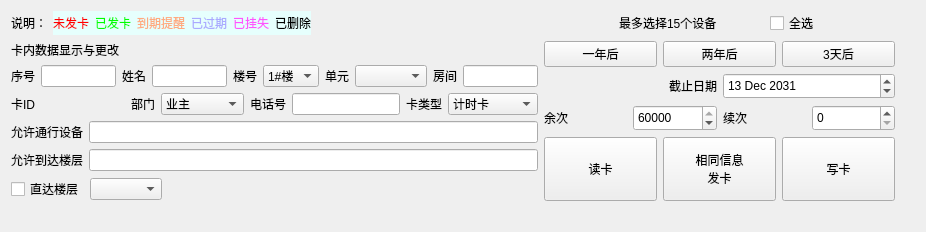
                <widget class="QWidget" name="three_2" native="true">
                 <layout class="QVBoxLayout" name="verticalLayout_25" stretch="1,100">
                  <item>
                   <layout class="QHBoxLayout" name="horizontalLayout_57">
                    <item>
                     <widget class="QLabel" name="label_151">
                      <property name="sizePolicy">
                       <sizepolicy hsizetype="Fixed" vsizetype="Fixed">
                        <horstretch>0</horstretch>
                        <verstretch>0</verstretch>
                       </sizepolicy>
                      </property>
                      <property name="text">
                       <string>说明：</string>
                      </property>
                     </widget>
                    </item>
                    <item>
                     <widget class="QWidget" name="horizontalWidget_2" native="true">
                      <property name="styleSheet">
                       <string notr="true">background-color: rgb(230, 255, 253);
</string>
                      </property>
                      <layout class="QHBoxLayout" name="horizontalLayout_2">
                       <property name="leftMargin">
                        <number>0</number>
                       </property>
                       <property name="topMargin">
                        <number>0</number>
                       </property>
                       <property name="rightMargin">
                        <number>0</number>
                       </property>
                       <property name="bottomMargin">
                        <number>0</number>
                       </property>
                       <item>
                        <widget class="QLabel" name="label_4">
                         <property name="styleSheet">
                          <string notr="true">background-color: rgb(230, 255, 253);
color: rgb(255, 0, 0);</string>
                         </property>
                         <property name="text">
                          <string>未发卡</string>
                         </property>
                        </widget>
                       </item>
                       <item>
                        <widget class="QLabel" name="label_7">
                         <property name="styleSheet">
                          <string notr="true">background-color: rgb(230, 255, 253);
color: rgb(0, 255, 0);</string>
                         </property>
                         <property name="text">
                          <string>已发卡</string>
                         </property>
                        </widget>
                       </item>
                       <item>
                        <widget class="QLabel" name="label_6">
                         <property name="styleSheet">
                          <string notr="true">background-color: rgb(230, 255, 253);

color: rgb(255, 170, 127);</string>
                         </property>
                         <property name="text">
                          <string>到期提醒</string>
                         </property>
                        </widget>
                       </item>
                       <item>
                        <widget class="QLabel" name="label_5">
                         <property name="styleSheet">
                          <string notr="true">background-color: rgb(230, 255, 253);
color: rgb(170, 170, 255);</string>
                         </property>
                         <property name="text">
                          <string>已过期</string>
                         </property>
                        </widget>
                       </item>
                       <item>
                        <widget class="QLabel" name="label_3">
                         <property name="styleSheet">
                          <string notr="true">color: rgb(255, 85, 255);
background-color: rgb(230, 255, 253);
</string>
                         </property>
                         <property name="text">
                          <string>已挂失</string>
                         </property>
                        </widget>
                       </item>
                       <item>
                        <widget class="QLabel" name="label_8">
                         <property name="styleSheet">
                          <string notr="true">background-color: rgb(230, 255, 253);
color: rgb(0, 0, 0);</string>
                         </property>
                         <property name="text">
                          <string>已删除</string>
                         </property>
                        </widget>
                       </item>
                      </layout>
                     </widget>
                    </item>
                    <item>
                     <widget class="QLabel" name="label_9">
                      <property name="text">
                       <string/>
                      </property>
                     </widget>
                    </item>
                    <item>
                     <widget class="QLabel" name="label_10">
                      <property name="text">
                       <string/>
                      </property>
                     </widget>
                    </item>
                    <item>
                     <widget class="QLabel" name="label_154">
                      <property name="sizePolicy">
                       <sizepolicy hsizetype="Preferred" vsizetype="Fixed">
                        <horstretch>0</horstretch>
                        <verstretch>0</verstretch>
                       </sizepolicy>
                      </property>
                      <property name="text">
                       <string>最多选择15个设备</string>
                      </property>
                     </widget>
                    </item>
                    <item>
                     <widget class="QCheckBox" name="checkBox_6">
                      <property name="text">
                       <string>全选</string>
                      </property>
                     </widget>
                    </item>
                   </layout>
                  </item>
                  <item>
                   <layout class="QHBoxLayout" name="horizontalLayout_58" stretch="6,4">
                    <property name="rightMargin">
                     <number>20</number>
                    </property>
                    <item>
                     <layout class="QVBoxLayout" name="verticalLayout_26">
                      <property name="bottomMargin">
                       <number>20</number>
                      </property>
                      <item>
                       <widget class="QLabel" name="label_155">
                        <property name="text">
                         <string>卡内数据显示与更改</string>
                        </property>
                       </widget>
                      </item>
                      <item>
                       <layout class="QHBoxLayout" name="horizontalLayout_59">
                        <item>
                         <widget class="QLabel" name="label_156">
                          <property name="text">
                           <string>序号</string>
                          </property>
                         </widget>
                        </item>
                        <item>
                         <widget class="QLineEdit" name="lineEdit_27"/>
                        </item>
                        <item>
                         <widget class="QLabel" name="label_157">
                          <property name="text">
                           <string>姓名</string>
                          </property>
                         </widget>
                        </item>
                        <item>
                         <widget class="QLineEdit" name="lineEdit_28"/>
                        </item>
                        <item>
                         <widget class="QLabel" name="label_158">
                          <property name="text">
                           <string>楼号</string>
                          </property>
                         </widget>
                        </item>
                        <item>
                         <widget class="QComboBox" name="comboBox_22">
                          <item>
                           <property name="text">
                            <string>1#楼</string>
                           </property>
                          </item>
                         </widget>
                        </item>
                        <item>
                         <widget class="QLabel" name="label_159">
                          <property name="text">
                           <string>单元</string>
                          </property>
                         </widget>
                        </item>
                        <item>
                         <widget class="QComboBox" name="comboBox_23"/>
                        </item>
                        <item>
                         <widget class="QLabel" name="label_160">
                          <property name="text">
                           <string>房间</string>
                          </property>
                         </widget>
                        </item>
                        <item>
                         <widget class="QLineEdit" name="lineEdit_29"/>
                        </item>
                       </layout>
                      </item>
                      <item>
                       <layout class="QHBoxLayout" name="horizontalLayout_60">
                        <item>
                         <widget class="QLabel" name="label_161">
                          <property name="sizePolicy">
                           <sizepolicy hsizetype="Fixed" vsizetype="Preferred">
                            <horstretch>0</horstretch>
                            <verstretch>0</verstretch>
                           </sizepolicy>
                          </property>
                          <property name="text">
                           <string>卡ID</string>
                          </property>
                         </widget>
                        </item>
                        <item>
                         <widget class="QLabel" name="label_162">
                          <property name="text">
                           <string/>
                          </property>
                         </widget>
                        </item>
                        <item>
                         <widget class="QLabel" name="label_163">
                          <property name="sizePolicy">
                           <sizepolicy hsizetype="Fixed" vsizetype="Preferred">
                            <horstretch>0</horstretch>
                            <verstretch>0</verstretch>
                           </sizepolicy>
                          </property>
                          <property name="text">
                           <string>部门</string>
                          </property>
                         </widget>
                        </item>
                        <item>
                         <widget class="QComboBox" name="main_changbumen">
                          <item>
                           <property name="text">
                            <string>业主</string>
                           </property>
                          </item>
                          <item>
                           <property name="text">
                            <string>物业</string>
                           </property>
                          </item>
                         </widget>
                        </item>
                        <item>
                         <widget class="QLabel" name="label_164">
                          <property name="sizePolicy">
                           <sizepolicy hsizetype="Fixed" vsizetype="Preferred">
                            <horstretch>0</horstretch>
                            <verstretch>0</verstretch>
                           </sizepolicy>
                          </property>
                          <property name="text">
                           <string>电话号</string>
                          </property>
                         </widget>
                        </item>
                        <item>
                         <widget class="QLineEdit" name="lineEdit_30">
                          <property name="sizePolicy">
                           <sizepolicy hsizetype="Fixed" vsizetype="Fixed">
                            <horstretch>0</horstretch>
                            <verstretch>0</verstretch>
                           </sizepolicy>
                          </property>
                         </widget>
                        </item>
                        <item>
                         <widget class="QLabel" name="label_165">
                          <property name="sizePolicy">
                           <sizepolicy hsizetype="Fixed" vsizetype="Preferred">
                            <horstretch>0</horstretch>
                            <verstretch>0</verstretch>
                           </sizepolicy>
                          </property>
                          <property name="text">
                           <string>卡类型</string>
                          </property>
                         </widget>
                        </item>
                        <item>
                         <widget class="QComboBox" name="main_changcardtype">
                          <property name="editable">
                           <bool>false</bool>
                          </property>
                          <item>
                           <property name="text">
                            <string>计时卡</string>
                           </property>
                          </item>
                          <item>
                           <property name="text">
                            <string>计次卡</string>
                           </property>
                          </item>
                          <item>
                           <property name="text">
                            <string>计时计次卡</string>
                           </property>
                          </item>
                          <item>
                           <property name="text">
                            <string>全通卡</string>
                           </property>
                          </item>
                          <item>
                           <property name="text">
                            <string>多梯卡</string>
                           </property>
                          </item>
                         </widget>
                        </item>
                       </layout>
                      </item>
                      <item>
                       <layout class="QHBoxLayout" name="horizontalLayout_61">
                        <item>
                         <widget class="QLabel" name="label_166">
                          <property name="text">
                           <string>允许通行设备</string>
                          </property>
                         </widget>
                        </item>
                        <item>
                         <widget class="QLineEdit" name="abletodevice"/>
                        </item>
                       </layout>
                      </item>
                      <item>
                       <layout class="QHBoxLayout" name="horizontalLayout_62">
                        <item>
                         <widget class="QLabel" name="label_167">
                          <property name="text">
                           <string>允许到达楼层</string>
                          </property>
                         </widget>
                        </item>
                        <item>
                         <widget class="QLineEdit" name="yuxuzhidaoluceng"/>
                        </item>
                       </layout>
                      </item>
                      <item>
                       <layout class="QHBoxLayout" name="horizontalLayout_63">
                        <item>
                         <widget class="QCheckBox" name="zhidaisss">
                          <property name="sizePolicy">
                           <sizepolicy hsizetype="Fixed" vsizetype="Fixed">
                            <horstretch>0</horstretch>
                            <verstretch>0</verstretch>
                           </sizepolicy>
                          </property>
                          <property name="text">
                           <string>直达楼层</string>
                          </property>
                         </widget>
                        </item>
                        <item>
                         <widget class="QComboBox" name="hezi_zhida">
                          <property name="sizePolicy">
                           <sizepolicy hsizetype="Fixed" vsizetype="Fixed">
                            <horstretch>0</horstretch>
                            <verstretch>0</verstretch>
                           </sizepolicy>
                          </property>
                         </widget>
                        </item>
                        <item>
                         <widget class="QLabel" name="label_168">
                          <property name="sizePolicy">
                           <sizepolicy hsizetype="Minimum" vsizetype="Preferred">
                            <horstretch>0</horstretch>
                            <verstretch>0</verstretch>
                           </sizepolicy>
                          </property>
                          <property name="text">
                           <string/>
                          </property>
                         </widget>
                        </item>
                       </layout>
                      </item>
                     </layout>
                    </item>
                    <item>
                     <layout class="QVBoxLayout" name="verticalLayout_27">
                      <property name="bottomMargin">
                       <number>20</number>
                      </property>
                      <item>
                       <layout class="QHBoxLayout" name="horizontalLayout_64">
                        <item>
                         <widget class="QPushButton" name="oneyeqr">
                          <property name="text">
                           <string>一年后</string>
                          </property>
                         </widget>
                        </item>
                        <item>
                         <widget class="QPushButton" name="twoyear">
                          <property name="text">
                           <string>两年后</string>
                          </property>
                         </widget>
                        </item>
                        <item>
                         <widget class="QPushButton" name="pushButton_49">
                          <property name="text">
                           <string>3天后</string>
                          </property>
                         </widget>
                        </item>
                       </layout>
                      </item>
                      <item>
                       <layout class="QHBoxLayout" name="dt">
                        <item>
                         <widget class="QLabel" name="label_169">
                          <property name="text">
                           <string>截止日期</string>
                          </property>
                          <property name="alignment">
                           <set>Qt::AlignRight|Qt::AlignTrailing|Qt::AlignVCenter</set>
                          </property>
                         </widget>
                        </item>
                        <item>
                         <widget class="QDateEdit" name="currrentdateEdit">
                          <property name="sizePolicy">
                           <sizepolicy hsizetype="Preferred" vsizetype="Fixed">
                            <horstretch>0</horstretch>
                            <verstretch>0</verstretch>
                           </sizepolicy>
                          </property>
                          <property name="minimumSize">
                           <size>
                            <width>0</width>
                            <height>26</height>
                           </size>
                          </property>
                          <property name="maximumDate">
                           <date>
                            <year>2031</year>
                            <month>12</month>
                            <day>31</day>
                           </date>
                          </property>
                          <property name="minimumDate">
                           <date>
                            <year>2017</year>
                            <month>1</month>
                            <day>1</day>
                           </date>
                          </property>
                          <property name="date">
                           <date>
                            <year>2031</year>
                            <month>12</month>
                            <day>13</day>
                           </date>
                          </property>
                         </widget>
                        </item>
                       </layout>
                      </item>
                      <item>
                       <layout class="QHBoxLayout" name="horizontalLayout_66">
                        <item>
                         <widget class="QLabel" name="label_170">
                          <property name="text">
                           <string>余次</string>
                          </property>
                         </widget>
                        </item>
                        <item>
                         <widget class="QSpinBox" name="shengyucishu">
                          <property name="minimumSize">
                           <size>
                            <width>0</width>
                            <height>26</height>
                           </size>
                          </property>
                          <property name="maximum">
                           <number>60000</number>
                          </property>
                          <property name="value">
                           <number>60000</number>
                          </property>
                         </widget>
                        </item>
                        <item>
                         <widget class="QLabel" name="label_171">
                          <property name="text">
                           <string>续次</string>
                          </property>
                         </widget>
                        </item>
                        <item>
                         <widget class="QSpinBox" name="spinBox_9">
                          <property name="minimumSize">
                           <size>
                            <width>0</width>
                            <height>26</height>
                           </size>
                          </property>
                          <property name="maximum">
                           <number>60000</number>
                          </property>
                         </widget>
                        </item>
                       </layout>
                      </item>
                      <item>
                       <layout class="QHBoxLayout" name="horizontalLayout_67">
                        <item>
                         <widget class="QPushButton" name="pushButton_50">
                          <property name="sizePolicy">
                           <sizepolicy hsizetype="Minimum" vsizetype="Preferred">
                            <horstretch>0</horstretch>
                            <verstretch>0</verstretch>
                           </sizepolicy>
                          </property>
                          <property name="text">
                           <string>读卡</string>
                          </property>
                         </widget>
                        </item>
                        <item>
                         <widget class="QPushButton" name="pushButton_51">
                          <property name="sizePolicy">
                           <sizepolicy hsizetype="Minimum" vsizetype="Preferred">
                            <horstretch>0</horstretch>
                            <verstretch>0</verstretch>
                           </sizepolicy>
                          </property>
                          <property name="text">
                           <string>相同信息
发卡</string>
                          </property>
                         </widget>
                        </item>
                        <item>
                         <widget class="QPushButton" name="pushButton_52">
                          <property name="sizePolicy">
                           <sizepolicy hsizetype="Minimum" vsizetype="Preferred">
                            <horstretch>0</horstretch>
                            <verstretch>0</verstretch>
                           </sizepolicy>
                          </property>
                          <property name="text">
                           <string>写卡</string>
                          </property>
                         </widget>
                        </item>
                       </layout>
                      </item>
                     </layout>
                    </item>
                   </layout>
                  </item>
                 </layout>
                </widget>
